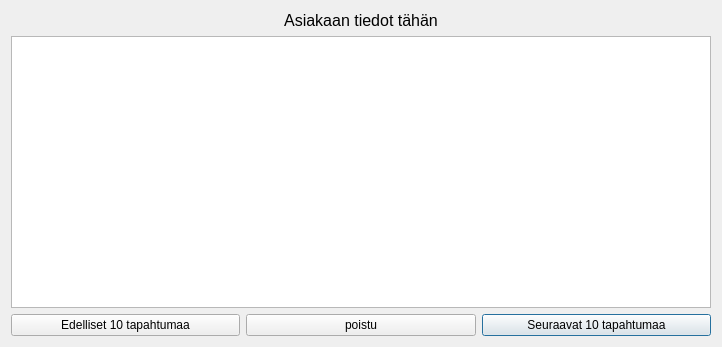
<?xml version="1.0" encoding="UTF-8"?>
<ui version="4.0">
 <class>TapahtumatWindow</class>
 <widget class="QDialog" name="TapahtumatWindow">
  <property name="geometry">
   <rect>
    <x>0</x>
    <y>0</y>
    <width>722</width>
    <height>347</height>
   </rect>
  </property>
  <property name="sizePolicy">
   <sizepolicy hsizetype="Fixed" vsizetype="Fixed">
    <horstretch>0</horstretch>
    <verstretch>0</verstretch>
   </sizepolicy>
  </property>
  <property name="minimumSize">
   <size>
    <width>722</width>
    <height>347</height>
   </size>
  </property>
  <property name="maximumSize">
   <size>
    <width>722</width>
    <height>347</height>
   </size>
  </property>
  <property name="windowTitle">
   <string>Dialog</string>
  </property>
  <layout class="QGridLayout" name="gridLayout">
   <item row="1" column="0" colspan="3">
    <widget class="QListWidget" name="TapahtumaList"/>
   </item>
   <item row="2" column="2">
    <widget class="QPushButton" name="Seur10tapahtBtn">
     <property name="text">
      <string>Seuraavat 10 tapahtumaa</string>
     </property>
    </widget>
   </item>
   <item row="2" column="1">
    <widget class="QPushButton" name="poistuBtn">
     <property name="text">
      <string>poistu</string>
     </property>
    </widget>
   </item>
   <item row="2" column="0">
    <widget class="QPushButton" name="Ed10tapahtBtn">
     <property name="text">
      <string>Edelliset 10 tapahtumaa</string>
     </property>
    </widget>
   </item>
   <item row="0" column="0" colspan="3">
    <widget class="QLabel" name="label">
     <property name="font">
      <font>
       <pointsize>12</pointsize>
       <weight>50</weight>
       <bold>false</bold>
      </font>
     </property>
     <property name="text">
      <string>Asiakaan tiedot tähän</string>
     </property>
     <property name="alignment">
      <set>Qt::AlignCenter</set>
     </property>
    </widget>
   </item>
  </layout>
 </widget>
 <resources/>
 <connections/>
</ui>
